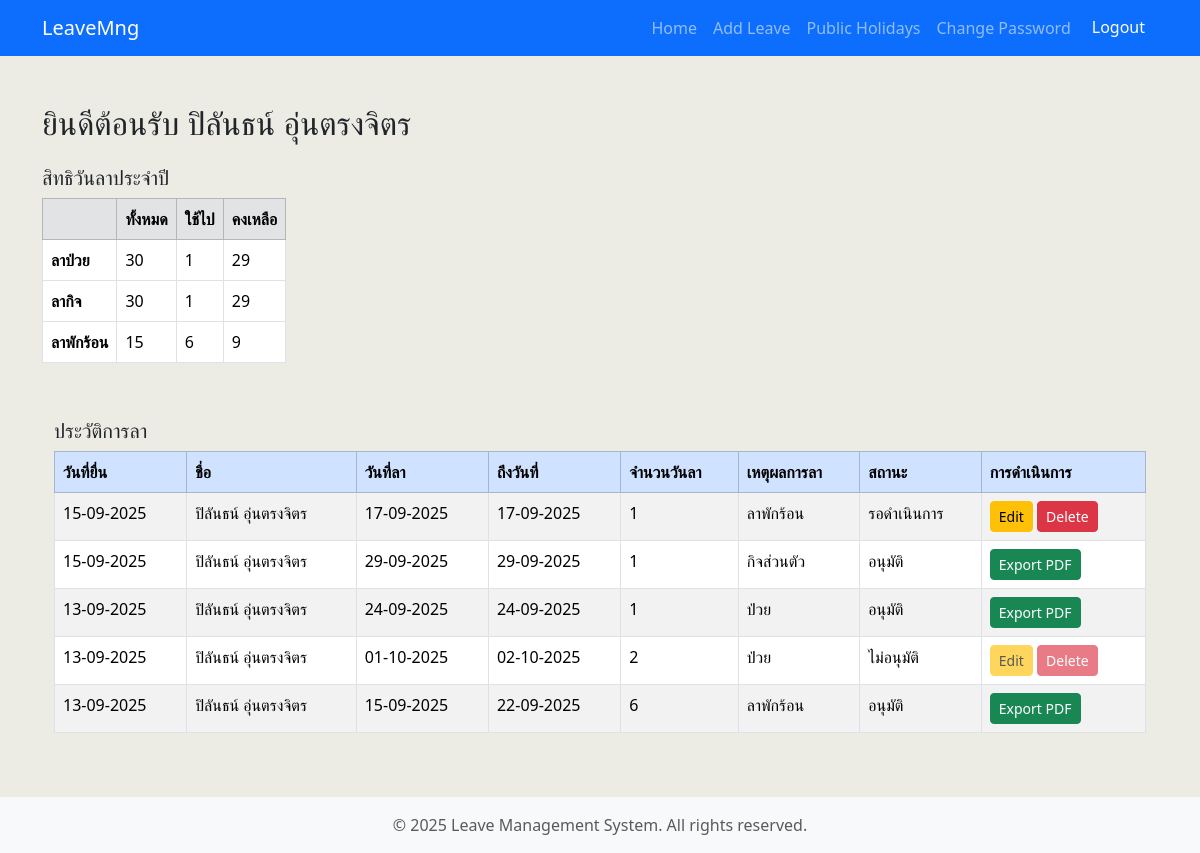
The app's page / (signed in), older data.
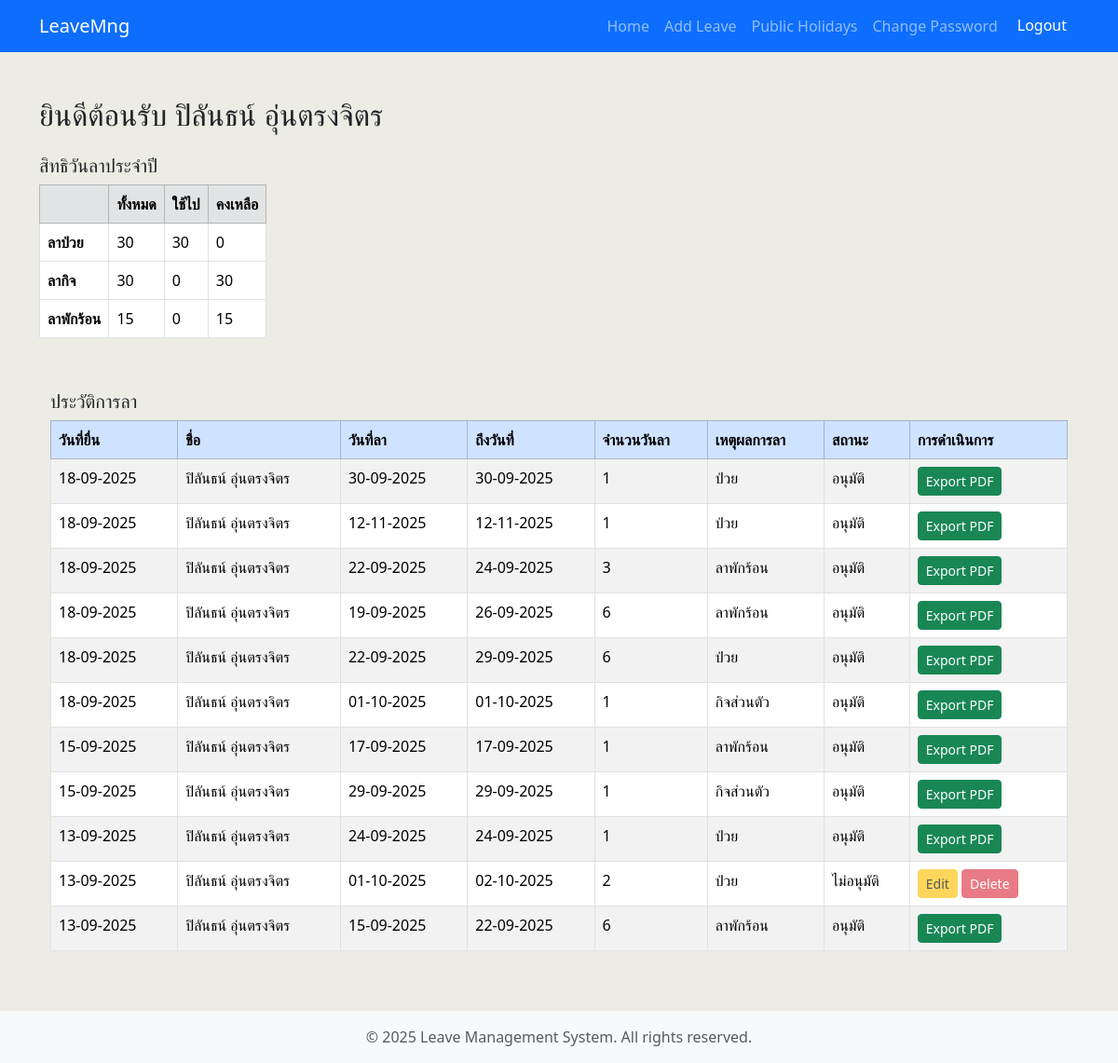
The same page, newer data.
### leaveapp/models.py (models this page shows, shortened)
class Profile(models.Model):
    user = models.OneToOneField(User, on_delete=models.CASCADE)
    position = models.CharField(max_length=100, default="")
    mobile = models.CharField(max_length=15, default="")
    sick_leave_total = models.IntegerField(default=30)
    sick_leave_used = models.IntegerField(default=0)
    sick_leave_remaining = models.IntegerField(default=30)
    absence_leave_total = models.IntegerField(default=30)
    absence_leave_used = models.IntegerField(default=0)
    absence_leave_remaining = models.IntegerField(default=30)
    vacation_leave_total = models.IntegerField(default=15)
    vacation_leave_used = models.IntegerField(default=0)
    vacation_leave_remaining = models.IntegerField(default=15)

class Leave_Detail(models.Model):
    REASON_CHOICES = [
        ("ป่วย", "ป่วย"),
        ("กิจส่วนตัว", "กิจส่วนตัว"),
        ("ลาพักร้อน", "ลาพักร้อน"),
    ]
    STATUS_CHOICES = [
        ("รอดำเนินการ", "รอดำเนินการ"),
        ("อนุมัติ", "อนุมัติ"),
        ("ไม่อนุมัติ", "ไม่อนุมัติ"),
    ]
    name = models.CharField(max_length=150)
    submit_date = models.DateField(default=datetime.date.today)
    leave_date_from = models.DateField()
    leave_date_to = models.DateField()
    leave_days_count = models.IntegerField(default=0)
    reason = models.CharField(max_length=50, choices=REASON_CHOICES)
    document = models.FileField(upload_to="leave_documents/", blank=True, null=True)
    status = models.CharField(
        max_length=20, default="รอดำเนินการ", choices=STATUS_CHOICES
    )
    remarks = models.TextField(blank=True, null=True)

### leaveapp/views.py (the view)
# urls.py: path("", views.home, name="home"),
@login_required(login_url="login")
def home(request):
    if (
        request.user.is_authenticated
        and request.user.groups.filter(name="leaveAdmin").exists()
    ):
        return redirect("approve_leave")
    profile = Profile.objects.get(user=request.user)
    leave_history = Leave_Detail.objects.filter(
        name=request.user.get_full_name()
    ).order_by("-submit_date", "-id")
    return render(
        request,
        "leaveapp/home.html",
        {
            "profile": profile,
            "leave_history": leave_history,
            "is_leave_admin": request.user.groups.filter(name="leaveAdmin").exists(),
        },
    )

### templates/leaveapp/home.html (shortened to what this page needs)
{% extends 'leaveapp/layout.html' %}
{% block content %}
  <div class="container pb-5">
    <div class="row">
      <h2 class="mt-5">ยินดีต้อนรับ {{ profile.user.first_name }} {{ profile.user.last_name }}</h2>
      <div class="mb-4 mt-3">
        <h5>สิทธิวันลาประจำปี</h5>
        <div class="table-responsive">
          <table class="table table-bordered w-auto">
            <thead class="table-secondary">
              <tr>
                <th></th>
                <th>ทั้งหมด</th>
                <th>ใช้ไป</th>
                <th>คงเหลือ</th>
              </tr>
            </thead>
            <tbody>
              <tr>
                <th>ลาป่วย</th>
                <td>{{ profile.sick_leave_total }}</td>
                <td>{{ profile.sick_leave_used }}</td>
                <td>{{ profile.sick_leave_remaining }}</td>
              </tr>
              <tr>
                <th>ลากิจ</th>
                <td>{{ profile.absence_leave_total }}</td>
                <td>{{ profile.absence_leave_used }}</td>
                <td>{{ profile.absence_leave_remaining }}</td>
              </tr>
              <tr>
                <th>ลาพักร้อน</th>
                <td>{{ profile.vacation_leave_total }}</td>
                <td>{{ profile.vacation_leave_used }}</td>
                <td>{{ profile.vacation_leave_remaining }}</td>
              </tr>
            </tbody>
          </table>
        </div>
      </div>
    </div>
    <div class="container mt-3">
      <h5 class="mb-2">ประวัติการลา</h5>
      <div class="table-responsive">
        <table class="table table-bordered table-striped">
          <thead class="table-primary">
            <tr>
              <th>วันที่ยื่น</th>
              <th>ชื่อ</th>
              <th>วันที่ลา</th>
              <th>ถึงวันที่</th>
              <th>จำนวนวันลา</th>
              <th>เหตุผลการลา</th>
              <th>สถานะ</th>
              <th>การดำเนินการ</th>
            </tr>
          </thead>
          <tbody>
            {% for leave in leave_history %}
              <tr>
                <td>{{ leave.submit_date|date:'d-m-Y' }}</td>
                <td>{{ leave.name }}</td>
                <td>{{ leave.leave_date_from|date:'d-m-Y' }}</td>
                <td>{{ leave.leave_date_to|date:'d-m-Y' }}</td>
                <td>{{ leave.leave_days_count }}</td>
                <td>{{ leave.reason }}</td>
                <td>{{ leave.status }}</td>
                <td>
                  {% if leave.status == 'อนุมัติ' %}
                    <a href="{% url 'export_leave_pdf' leave.id %}" class="btn btn-success btn-sm">Export PDF</a>
                  {% else %}
                    {% if leave.status == 'รอดำเนินการ' %}
                      <a href="{% url 'edit_leave' leave.id %}" class="btn btn-warning btn-sm">Edit</a>
                      <form method="post" action="{% url 'delete_leave' leave.id %}" style="display:inline;">
                        <button type="submit" class="btn btn-danger btn-sm" onclick="return confirm('Are you sure you want to delete this leave?');">Delete</button>
                      </form>
                    {% else %}
                      <a href="#" class="btn btn-warning btn-sm disabled">Edit</a>
                      <button type="button" class="btn btn-danger btn-sm" disabled>Delete</button>
                    {% endif %}
                  {% endif %}
                </td>
              </tr>
            {% empty %}
              <tr>
                <td colspan="8" class="text-center">No leave history found.</td>
              </tr>
            {% endfor %}
          </tbody>
        </table>
      </div>
    </div>
  </div>
{% endblock %}

### templates/leaveapp/layout.html (shortened to what this page needs)
<!DOCTYPE html>
<html lang="en">
    <head>
        <link href="https://cdn.jsdelivr.net/npm/bootstrap@5.3.3/dist/css/bootstrap.min.css" rel="stylesheet">
        {% include 'leaveapp/navbar.html' %}
    </head>
    <body>
        <div style="background-color: #ecece4ff;">
            {% if user.is_authenticated %}
                {% block content %}
                {% endblock %}
            {% else %}
            <script>
                window.location.href = "{% url 'login' %}";
            </script>
            {% endif %}
        </div>
        <footer class="bg-light text-center text-muted py-3 mt-0">
            <div class="container">
                &copy; {{ year|default:2025 }} Leave Management System. All rights reserved.
            </div>
        </footer>
    </body>
</html>

### templates/leaveapp/navbar.html (shortened to what this page needs)
<nav class="navbar navbar-expand-lg navbar-dark bg-primary">
    <div class="container">
        <a class="navbar-brand" href="{% url 'home' %}">LeaveMng</a>
        <div class="collapse navbar-collapse" id="navbarNav">
            <ul class="navbar-nav ms-auto">
                <li class="nav-item">
                    <a class="nav-link" href="{% url 'home' %}">Home</a>
                </li>
                {% if is_leave_admin %}
                    <li class="nav-item">
                        <a class="nav-link" href="{% url 'user_management' %}">User Management</a>
                    </li>
                {% else %}
                    <li class="nav-item">
                        <a class="nav-link" href="{% url 'formleave' %}">Add Leave</a>
                    </li>
                {% endif %}
                <li class="nav-item">
                    <a class="nav-link" href="{% url 'holidays' %}">Public Holidays</a>
                </li>
                <li class="nav-item">
                    <a class="nav-link" href="{% url 'change_password' %}">Change Password</a>
                </li>
                <li class="nav-item">
                    {% if user.is_authenticated %}
                    <form action="{% url 'logout' %}" method="post">
                        <button type="submit" class="btn btn-primary">Logout</button>
                    </form>
                    {% else %}
                    <a class="btn btn-primary" href="{% url 'login' %}">Login</a>
                    {% endif %}
                </li>
            </ul>
        </div>
    </div>
</nav>

Row changes from the older to the newer data that the page shows:
changed Profile "ปิลันธน์": sick_leave_used "1" → "30"; sick_leave_remaining "29" → "0"; absence_leave_used "1" → "0"; absence_leave_remaining "29" → "30"; vacation_leave_used "6" → "0"; vacation_leave_remaining "9" → "15"
added Leave_Detail: submit_date "18-09-2025", name "ปิลันธน์ อุ่นตรงจิตร", leave_date_from "30-09-2025", leave_date_to "30-09-2025", leave_days_count "1", reason "ป่วย", status "อนุมัติ", shows "Export PDF"
added Leave_Detail: submit_date "18-09-2025", name "ปิลันธน์ อุ่นตรงจิตร", leave_date_from "12-11-2025", leave_date_to "12-11-2025", leave_days_count "1", reason "ป่วย", status "อนุมัติ", shows "Export PDF"
added Leave_Detail: submit_date "18-09-2025", name "ปิลันธน์ อุ่นตรงจิตร", leave_date_from "22-09-2025", leave_date_to "24-09-2025", leave_days_count "3", reason "ลาพักร้อน", status "อนุมัติ", shows "Export PDF"
added Leave_Detail: submit_date "18-09-2025", name "ปิลันธน์ อุ่นตรงจิตร", leave_date_from "19-09-2025", leave_date_to "26-09-2025", leave_days_count "6", reason "ลาพักร้อน", status "อนุมัติ", shows "Export PDF"
added Leave_Detail: submit_date "18-09-2025", name "ปิลันธน์ อุ่นตรงจิตร", leave_date_from "22-09-2025", leave_date_to "29-09-2025", leave_days_count "6", reason "ป่วย", status "อนุมัติ", shows "Export PDF"
added Leave_Detail: submit_date "18-09-2025", name "ปิลันธน์ อุ่นตรงจิตร", leave_date_from "01-10-2025", leave_date_to "01-10-2025", leave_days_count "1", reason "กิจส่วนตัว", status "อนุมัติ", shows "Export PDF"
changed Leave_Detail (number 7 of 11 on the later page): status "รอดำเนินการ" → "อนุมัติ"; status "Edit Delete" → "Export PDF"
